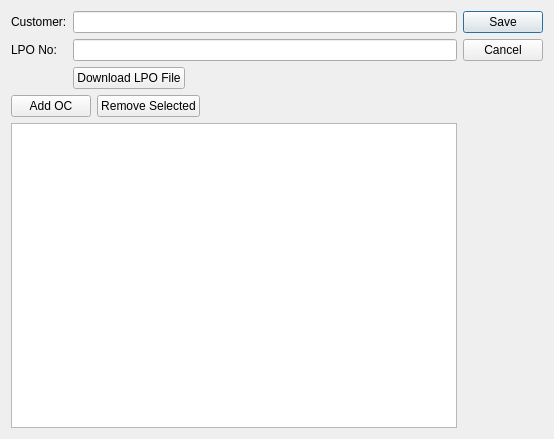
<?xml version="1.0" encoding="UTF-8"?>
<ui version="4.0">
 <class>LPOOcLinker</class>
 <widget class="QDialog" name="LPOOcLinker">
  <property name="geometry">
   <rect>
    <x>0</x>
    <y>0</y>
    <width>554</width>
    <height>439</height>
   </rect>
  </property>
  <property name="windowTitle">
   <string>LPO Oc Linker</string>
  </property>
  <layout class="QHBoxLayout" name="horizontalLayout_2">
   <item>
    <layout class="QVBoxLayout" name="verticalLayout_2">
     <item>
      <layout class="QGridLayout" name="gridLayout">
       <item row="2" column="1">
        <widget class="QPushButton" name="cmdDownloadLPO">
         <property name="text">
          <string>Download LPO File</string>
         </property>
        </widget>
       </item>
       <item row="0" column="0">
        <widget class="QLabel" name="label">
         <property name="text">
          <string>Customer:</string>
         </property>
        </widget>
       </item>
       <item row="1" column="0">
        <widget class="QLabel" name="label_2">
         <property name="text">
          <string>LPO No:</string>
         </property>
        </widget>
       </item>
       <item row="2" column="2">
        <spacer name="horizontalSpacer">
         <property name="orientation">
          <enum>Qt::Horizontal</enum>
         </property>
         <property name="sizeHint" stdset="0">
          <size>
           <width>40</width>
           <height>20</height>
          </size>
         </property>
        </spacer>
       </item>
       <item row="1" column="1" colspan="2">
        <widget class="QLineEdit" name="txtLPONo">
         <property name="readOnly">
          <bool>true</bool>
         </property>
        </widget>
       </item>
       <item row="0" column="1" colspan="2">
        <widget class="QLineEdit" name="txtCustomerName">
         <property name="readOnly">
          <bool>true</bool>
         </property>
        </widget>
       </item>
      </layout>
     </item>
     <item>
      <layout class="QHBoxLayout" name="horizontalLayout">
       <item>
        <widget class="QPushButton" name="cmdAddOc">
         <property name="text">
          <string>Add OC</string>
         </property>
        </widget>
       </item>
       <item>
        <widget class="QPushButton" name="cmdRemoveSelected">
         <property name="text">
          <string>Remove Selected</string>
         </property>
        </widget>
       </item>
       <item>
        <spacer name="horizontalSpacer_2">
         <property name="orientation">
          <enum>Qt::Horizontal</enum>
         </property>
         <property name="sizeHint" stdset="0">
          <size>
           <width>40</width>
           <height>20</height>
          </size>
         </property>
        </spacer>
       </item>
      </layout>
     </item>
     <item>
      <widget class="QTableView" name="tblOcs"/>
     </item>
    </layout>
   </item>
   <item>
    <layout class="QVBoxLayout" name="verticalLayout">
     <item>
      <widget class="QPushButton" name="cmdSave">
       <property name="text">
        <string>Save</string>
       </property>
       <property name="default">
        <bool>true</bool>
       </property>
      </widget>
     </item>
     <item>
      <widget class="QPushButton" name="cmdCancel">
       <property name="text">
        <string>Cancel</string>
       </property>
      </widget>
     </item>
     <item>
      <spacer name="verticalSpacer">
       <property name="orientation">
        <enum>Qt::Vertical</enum>
       </property>
       <property name="sizeHint" stdset="0">
        <size>
         <width>20</width>
         <height>40</height>
        </size>
       </property>
      </spacer>
     </item>
    </layout>
   </item>
  </layout>
 </widget>
 <resources/>
 <connections>
  <connection>
   <sender>cmdCancel</sender>
   <signal>clicked()</signal>
   <receiver>LPOOcLinker</receiver>
   <slot>reject()</slot>
   <hints>
    <hint type="sourcelabel">
     <x>501</x>
     <y>58</y>
    </hint>
    <hint type="destinationlabel">
     <x>501</x>
     <y>117</y>
    </hint>
   </hints>
  </connection>
 </connections>
</ui>
